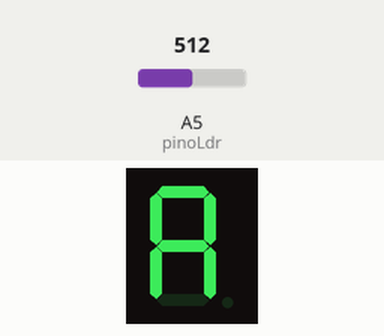
The sketch below on a simulated Arduino Uno, built with avr-gcc and run on an emulated ATmega328P. Shown: 1-digit seven-segment display. Wiring (inferred from the names in the program): 1-digit 7-segment display, segments lit when HIGH: segments pin 5, pin 6, pin 7, pin 8, pin 9, pin 10, pin 11. Inputs (shaded band) come from the test bench; at power-on: A5 (pinoLdr) = 512. The segment pins are drawn as the display they are named for.

Above: at 2.1 s.
At 3.8 s:
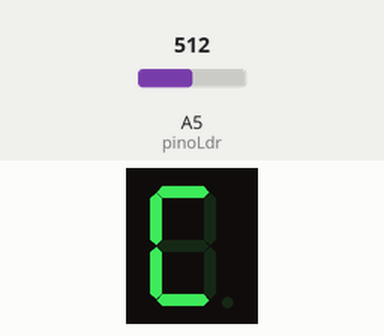
3.9 s: A5 (pinoLdr) set to 590
7.8 s: A5 (pinoLdr) set to 613
At 9.5 s:
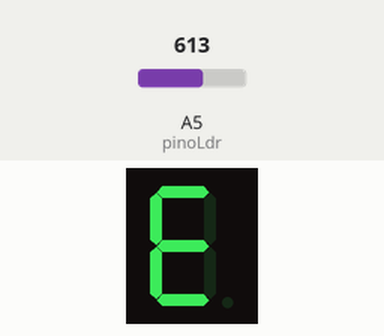
15.5 s: A5 (pinoLdr) set to 511
At 19.6 s:
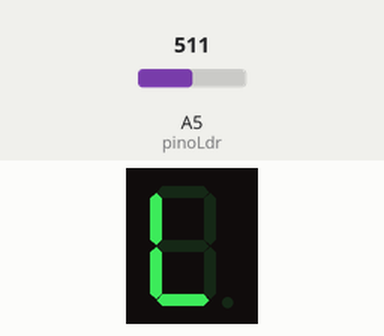
23.2 s: A5 (pinoLdr) set to 610
At 25.4 s:
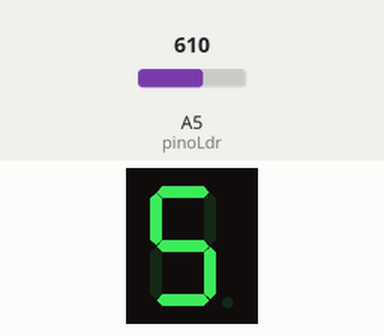
Timing chart, 0 to 26.9 s (numbered marks = the images above; inputs shaded):
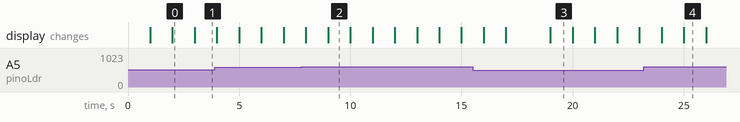

The sketch:

ProvaDoAlef.ino
```cpp
int pinoLdr = A5;
int luminosidade = 0;
const int a = 5;
const int b = 6;
const int c = 7;
const int d = 8;
const int e = 9;
const int f = 10;
const int g = 11;
//const int pt = 9;
int de = 1000;
void setup() {
  pinMode(a,OUTPUT);
  pinMode(b,OUTPUT);
  pinMode(c,OUTPUT);
  pinMode(d,OUTPUT);
  pinMode(e,OUTPUT);
  pinMode(f,OUTPUT);
  pinMode(g,OUTPUT);
//  pinMode(pt,OUTPUT);
//  pinMode(pinoLed,OUTPUT);
  pinMode(pinoLdr,INPUT);

}

//COM LUZ
void segC(){
  //COM E SEM LUZ
  digitalWrite(a,HIGH);
  digitalWrite(b,LOW);
  digitalWrite(c,LOW);
  digitalWrite(d,HIGH);
  digitalWrite(e,HIGH);
  digitalWrite(f,HIGH);
  digitalWrite(g,LOW);
}
void segL(){
  digitalWrite(a,LOW);
  digitalWrite(b,LOW);
  digitalWrite(c,LOW);
  digitalWrite(d,HIGH);
  digitalWrite(e,HIGH);
  digitalWrite(f,HIGH);
  digitalWrite(g,LOW);
}
void segA(){
  digitalWrite(a,HIGH);
  digitalWrite(b,HIGH);
  digitalWrite(c,HIGH);
  digitalWrite(d,LOW);
  digitalWrite(e,HIGH);
  digitalWrite(f,HIGH);
  digitalWrite(g,HIGH);
}

//SEM LUZ
void segE(){
  digitalWrite(a,HIGH);
  digitalWrite(b,LOW);
  digitalWrite(c,LOW);
  digitalWrite(d,HIGH);
  digitalWrite(e,HIGH);
  digitalWrite(f,HIGH);
  digitalWrite(g,HIGH);
}
void segS(){
  digitalWrite(a,HIGH);
  digitalWrite(b,LOW);
  digitalWrite(c,HIGH);
  digitalWrite(d,HIGH);
  digitalWrite(e,LOW);
  digitalWrite(f,HIGH);
  digitalWrite(g,HIGH);
}

void loop() {
  luminosidade = analogRead(pinoLdr);
  if(luminosidade < 600){
    segC();
    delay(de);
    segL();
    delay(de);
    segA();
    delay(de);
  }else{
    segE();
    delay(de);
    segS();
    delay(de);
    segC();
    delay(de);
  }
}
```

Measured:
- the behaviour switches between 599 and 600 on A5 (pinoLdr) (found by bisection; images 1 and 2)
- after the input at 7.8 s, the display: first differs from a run without the input after 1.2 s (image 2)
- after the input at 23.2 s, the display: first changes after 0.80 s (image 4 shows a later state)
- what the display in image 0 shows lasts 1.0 s, from 2.0 s to 3.0 s
